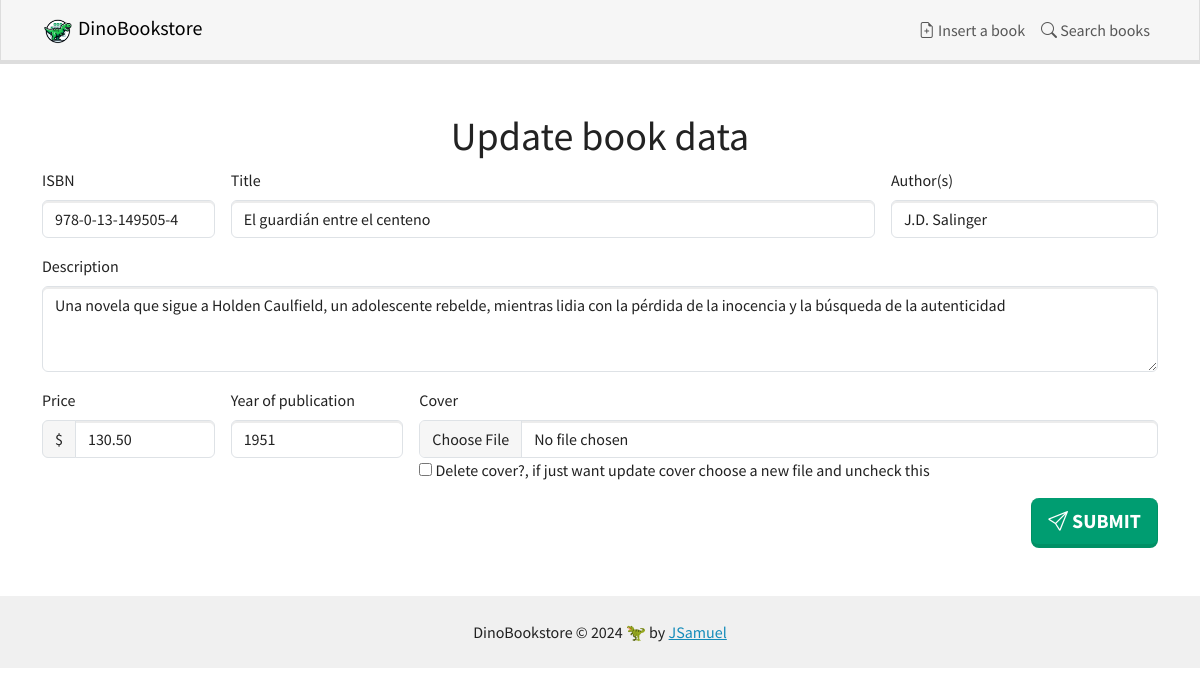
The page /?controller=books&action=edit&isbn=978-0-13-149505-4 on the database its author committed.
### tables this page shows
CREATE TABLE IF NOT EXISTS `books` (
  `ISBN`        VARCHAR(17) NOT NULL,
  `title`       VARCHAR(64) NOT NULL,
  `author`      VARCHAR(64)     NULL DEFAULT 'Anonymous',
  `description` TEXT            NULL,
  `price`       DECIMAL(10,2)   NULL DEFAULT '0.0',
  `year`        YEAR        NOT NULL,
  `cover_url`   VARCHAR(255)    NULL DEFAULT 'defaultcover.svg',
  `status`      BOOLEAN         NULL DEFAULT TRUE,
  PRIMARY KEY (`ISBN`),
  UNIQUE (`title`)
);

### core/View.php (called while the page is built, shortened)
<?php
class View
{
  public function show(string $name, $vars = array())
  {
    $config = Config::getInstance();
    $path = $config->get('VIEWS_FOLDER') . $name;
    include($path);
  }
}

### core/FrontController.php (called while the page is built, shortened)
<?php
class FrontController
{
  static function main()
  {
    require './config.php';
    $action = $config->get('DEFAULT_ACTION');
    if (!empty($_GET['action']))
      $action = $_GET['action'];
    $controller = new $controller();
    $controller->$action();
  }
}

### index.php (called while the page is built)
<?php
require 'core/FrontController.php';
try {
  FrontController::main();
} catch (Exception $e) {
  echo $e->getMessage();
}

### core/DBManager.php (called while the page is built, shortened)
<?php
class DBManager
{
  private static ?DBManager $instance = null;
  private ?PDO $db = null;
  public static function getInstance(): DBManager
  {
    if (is_null(self::$instance)) {
      self::$instance = new self();
    }
    return self::$instance;
  }
  public function getConnection(): PDO
  {
    if (is_null($this->db)) {
      $config = Config::getInstance();
      $host = $config->get('dbhost');
      $dbname = $config->get('dbname');
      $dbuser = $config->get('dbuser');
      $dbpass = $config->get('dbpass');
      $this->db = new PDO("mysql:host=$host;dbname=$dbname", $dbuser, $dbpass);
      $this->db->setAttribute(PDO::ATTR_ERRMODE, PDO::ERRMODE_EXCEPTION);
      $this->db->setAttribute(PDO::ATTR_DEFAULT_FETCH_MODE, PDO::FETCH_ASSOC);
    }
    return $this->db;
  }
}

### core/Config.php (called while the page is built, shortened)
<?php
class Config
{
  private array $vars;
  private static $instance;
  private function __construct()
  {
    $this->vars = array();
  }
  public function set(string $name, $value)
  {
    if (!isset($this->vars[$name]))
      $this->vars[$name] = $value;
  }
  public function get(string $name)
  {
    if (isset($this->vars[$name]))
      return $this->vars[$name];
  }
  public static function getInstance(): Config
  {
    if (!isset(self::$instance)) {
      self::$instance = new $class();
    }
    return self::$instance;
  }
}

### core/Base_Model.php (called while the page is built, shortened)
<?php
abstract class Base_Model
{
  public function __construct()
  {
    $this->db = DBManager::getInstance()->getConnection();
  }
}

### models/Books_Model.php (called while the page is built, shortened)
<?php
class Books_Model extends Base_Model
{
  function getBook($isbn)
  {
    $query = 'SELECT * FROM books WHERE isbn = ? AND status = TRUE';
    $stmt = $this->db->prepare($query);
    $stmt->execute(array($isbn));
    $book = $stmt->fetch();
    return $book;
  }
}

### views/books_edit.php (the view, shortened to what this page needs)
<?php include 'partials/header.php'; ?>
<div class="container mt-5">
  <h1 class="text-center">Update book data</h1>
  <form action="?controller=books&action=edit&isbn=<?= $book['ISBN']; ?>" method="post" enctype="multipart/form-data">
    <div class="row g-3 mb-3">
      <div class="col-12 col-md-3 col-xl-2">
        <label for="isbn" class="form-label">ISBN</label>
        <input type="text" class="form-control" id="isbn" name="isbn" value="<?= $book['ISBN']; ?>" maxlength="17" placeholder="###-#-##-######-#" required>
      </div>
      <div class="col-12 col-md-5 col-lg-6 col-xl-7">
        <label for="title" class="form-label">Title</label>
        <input type="text" class="form-control" id="title" name="title" value="<?= $book['title']; ?>" maxlength="64" required>
      </div>
      <div class="col-12 col-md-4 col-lg-3">
        <label for="author" class="form-label">Author(s)</label>
        <input type="text" class="form-control" id="author" name="author" value="<?= $book['author']; ?>" maxlength="64">
      </div>
      <div class="col-12">
        <label for="description" class="form-label">Description</label>
        <textarea id="description" name="description" class="form-control" rows="3" required><?= $book['description']; ?></textarea>
      </div>
      <div class="col-12 col-sm-6 col-md-3 col-lg-2">
        <label for="price" class="form-label">Price</label>
        <div class="input-group">
          <span class="input-group-text">$</span>
          <input type="number" class="form-control" aria-label="Amount (to the nearest dollar)" value="<?= $book['price']; ?>" min="0" step="0.5" id="price" name="price">
        </div>
      </div>
      <div class="col-12 col-sm-6 col-md-3 col-lg-2">
        <label for="year" class="form-label">Year of publication</label>
        <input type="number" class="form-control" placeholder="2000" min="0" max="2024" id="year" name="year" value="<?= $book['year']; ?>" required>
      </div>
      <div class="col-12 col-md-6 col-lg-8">
        <label for="coverURL" class="form-label">Cover</label>
        <input class="form-control" type="file" accept="image/*" id="coverURL" name="cover_url" value="<?= $book['cover_url']; ?>">
        <label>
          <input type="checkbox" name="noCover">
          Delete cover?, if just want update cover choose a new file and uncheck this
        </label>
      </div>
    </div>
    <button type="submit" class="btn btn-primary btn-lg d-block ms-auto">
      <i class="bi bi-send"></i>
      Submit
    </button>
  </form>
</div>
<?php include 'partials/footer.php'; ?>

### rows shown on the page
books: isbn "978-0-13-149505-4", title "El guardián entre el centeno", author "J.D. Salinger", description "Una novela que sigue a Holden Caulfield, un adolescente rebelde, mientras lidia con la pérdida de la inocencia y la búsqueda de la autenticidad", price "130.50", year "1951"
